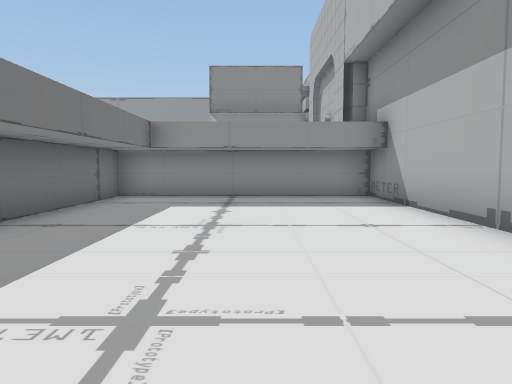
view 1 (above)

24 first-person views from a walk through a Unity game level. The camera is 1.3 m above the floor, tilts 4° down and sees 70° across. The floor is counted in squares, 2 m on a side. Each view is taken from the middle of a square. On the plan, view 1 faces up. The plan holds only what a view shows up to about 11 squares ahead; the rest is blank. Some surface patterns are stand-ins.

view 2
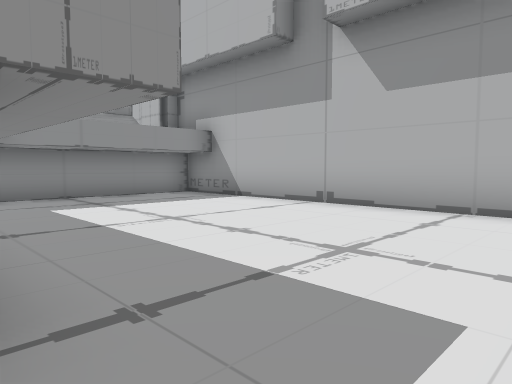

view 3
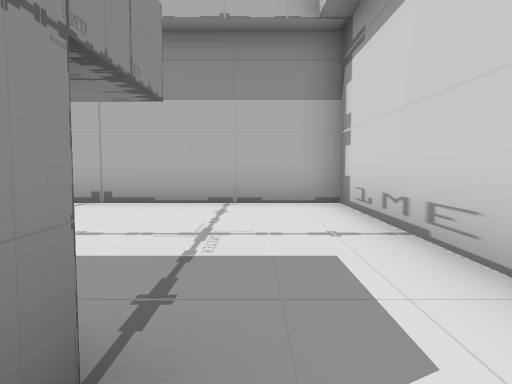

view 4
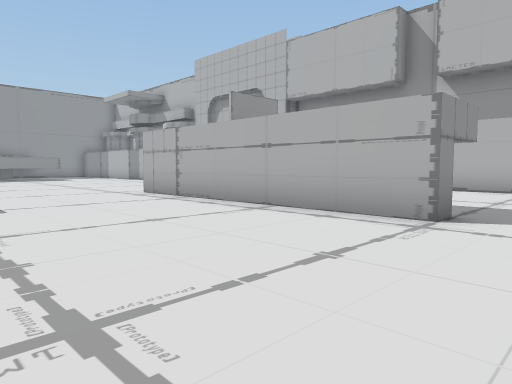

view 5
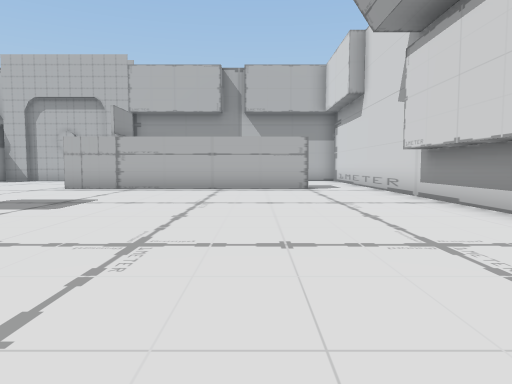

view 6
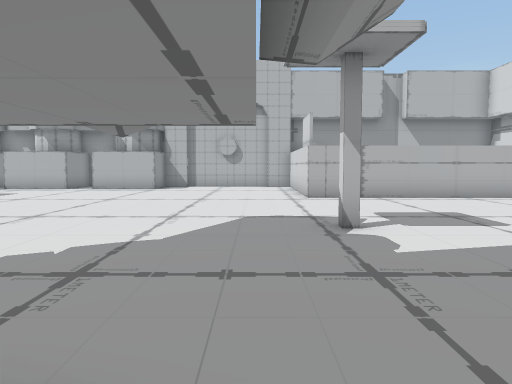

view 7
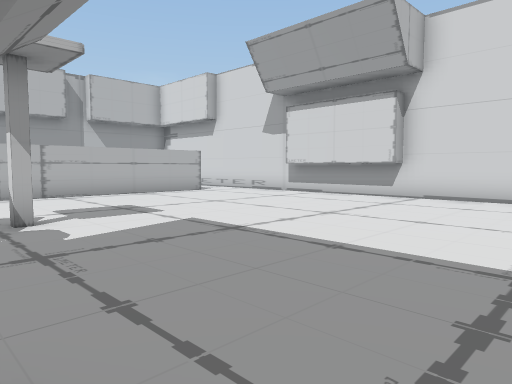

view 8
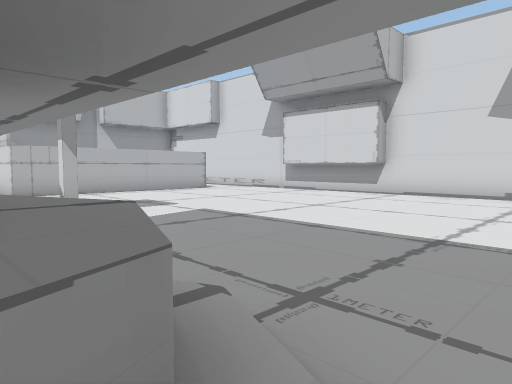

view 9
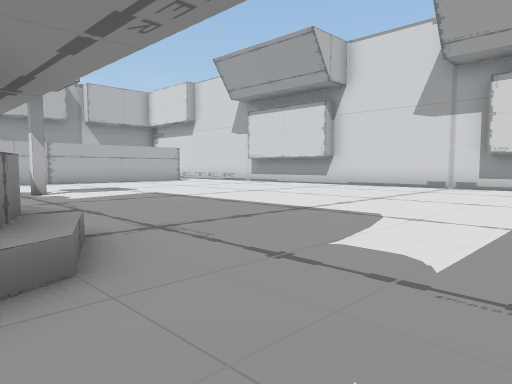

view 10
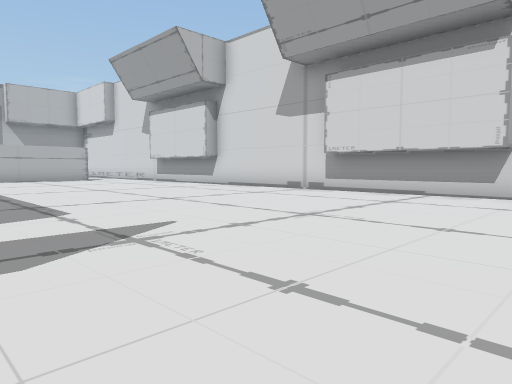

view 11
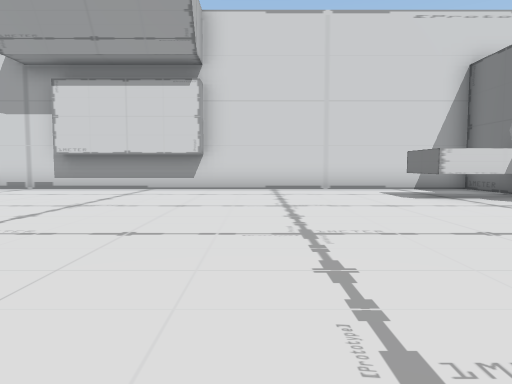

view 12
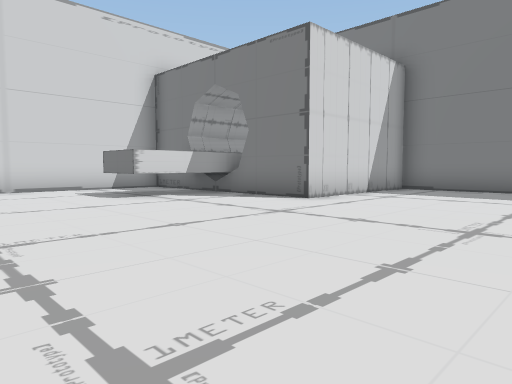

view 13
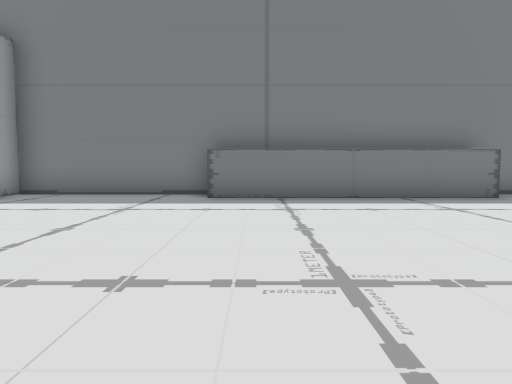

view 14
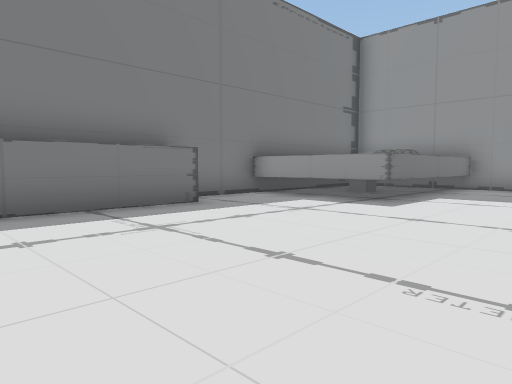

view 15
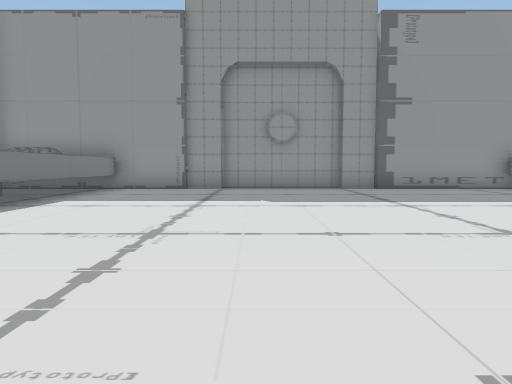

view 16
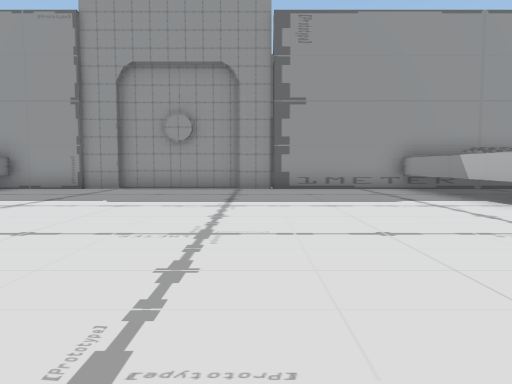

view 17
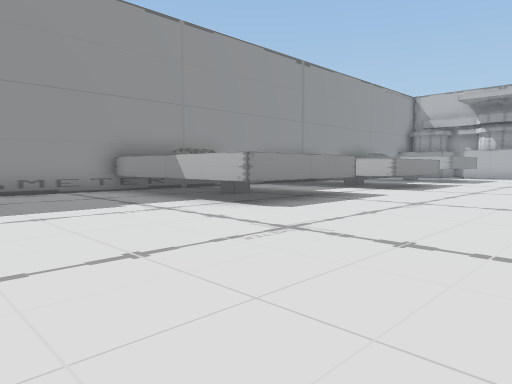

view 18
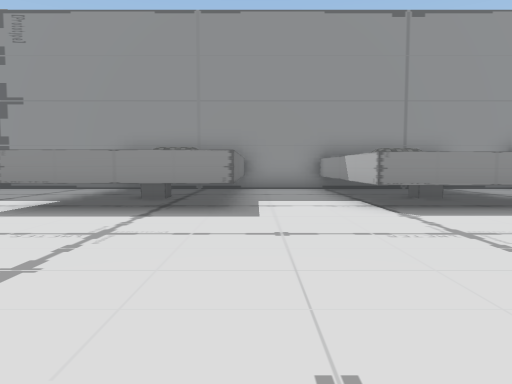

view 19
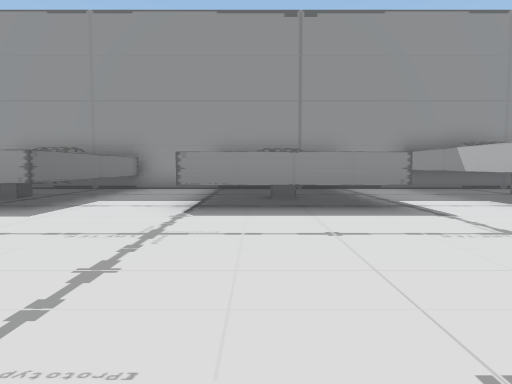

view 20
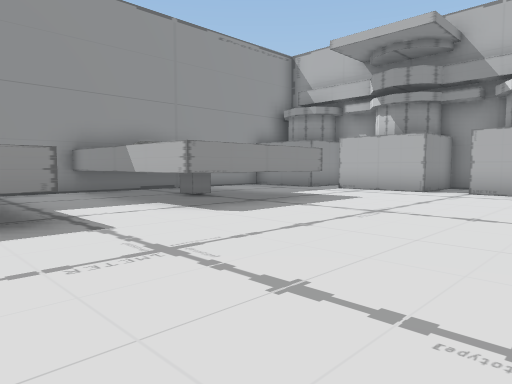

view 21
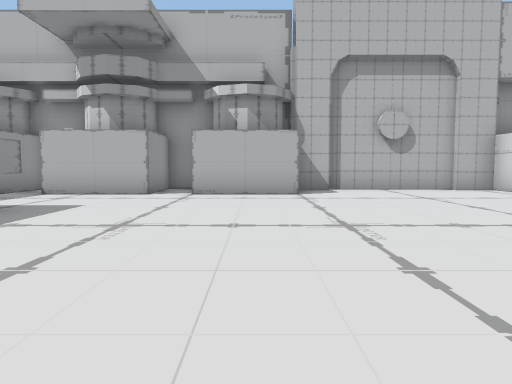

view 22
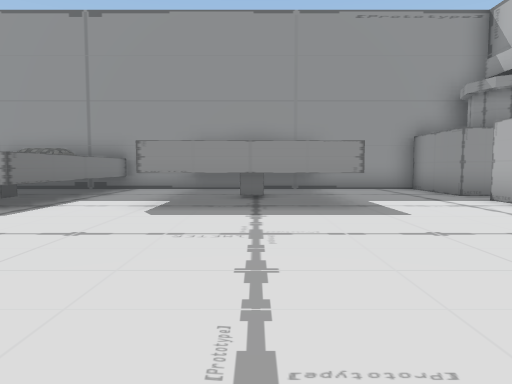

view 23
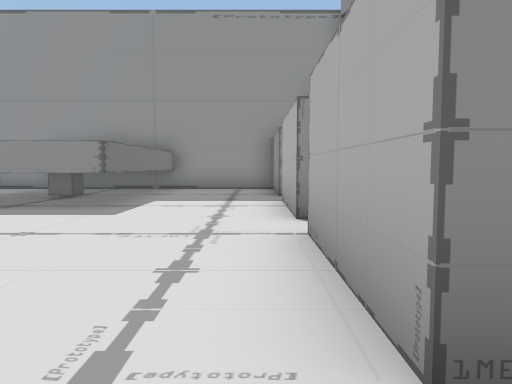

view 24
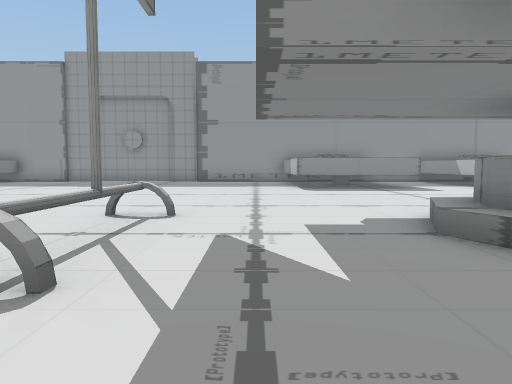

### Floor plan
Key: @ floor where view 1 was taken; # wall or solid block; . floor; / step, stairs or slope; = window, fence, low wall or low ledge; ^ raised ledge; C capsule; T thing the floor can be seen under or through; A arch.
Columns run from 32 left of view 1 to 3 right of it. Each row starts with its distance up from view 1.
 24    ###############################
 23     #...........###..# ##..###...#
 22     ^...........#C^..####..###...#
 21     ^...........^^^..^^^^..TT#...##
 20 # ^ ^...........^^^..^  ^..T T...#
 19 #^^^^...........^^^..^^^^..TTT...#
 18 #................................###
 17 #..................................#
 16 ##...............................#
 15  #...............................#
 14  #...............................##
 13  #.......  .A..../ .  ............##
 12  #.......  .==../^  ...............#
 11  #........  .#../^^/...............#
 10 ##..........AA...//........... ....#
  9 #......................#......  ..##
  8 #............................#######
  7 #............................#.....#
  6 #............................#.....#
  5 ######.......................#.....#
  4      #.......................#.....#
  3      ###.....................#.....#
  2     ####.....................#.....#
  1      #.............................#
  0      #..........................@..#
 -1      ###############################

Positions as (right, up) in squares from view 1, and headings:
1: (0, 0), facing up
2: (-3, 0), facing up-right
3: (-4, 1), facing right
4: (-8, 0), facing up-right
5: (-14, 3), facing right
6: (-14, 10), facing right
7: (-15, 10), facing down-right
8: (-16, 11), facing down-right
9: (-18, 11), facing down-right
10: (-21, 8), facing down-right
11: (-21, 10), facing down
12: (-21, 10), facing down-left
13: (-23, 11), facing left
14: (-25, 12), facing up-left
15: (-24, 13), facing up
16: (-21, 13), facing up
17: (-21, 14), facing up-right
18: (-13, 13), facing up
19: (-10, 13), facing up
20: (-9, 14), facing up-right
21: (-8, 15), facing right
22: (-4, 13), facing up
23: (0, 13), facing up
24: (-18, 8), facing up
